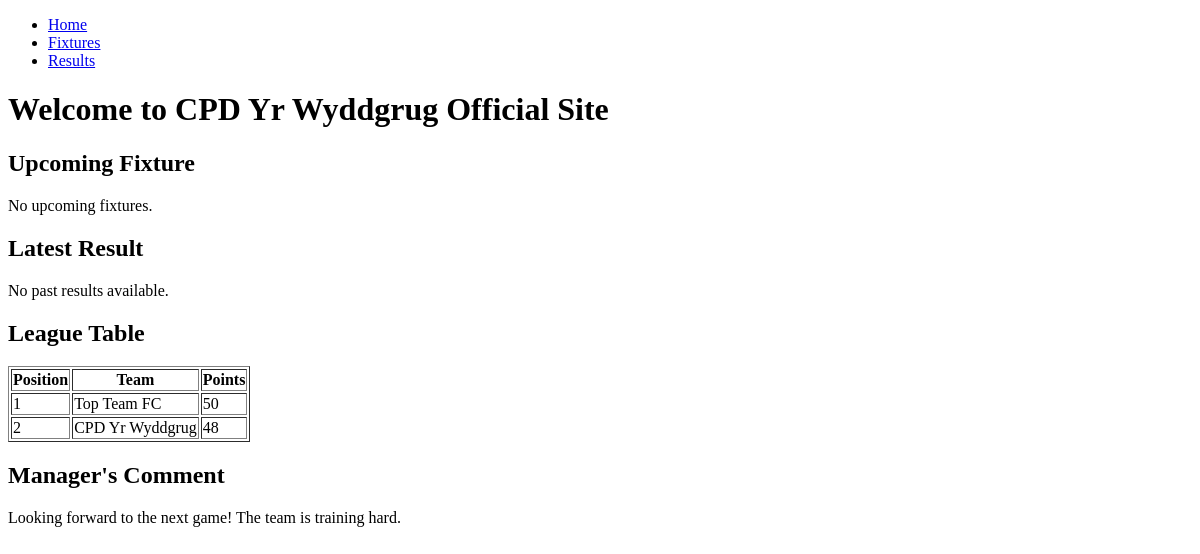
/, run on an earlier commit of the app's database.
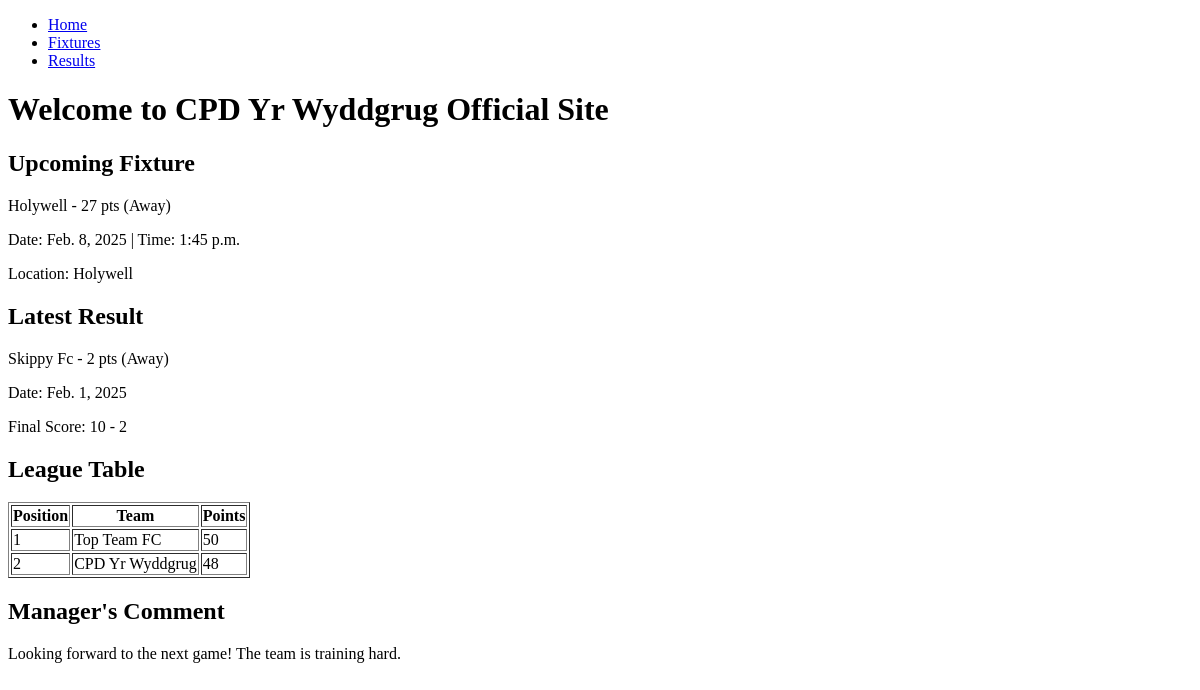
And on a later commit of the database.
### team/models.py (models this page shows, shortened)
class Fixture(models.Model):
    HOME_OR_AWAY = [
        ('H', 'Home'),
        ('A', 'Away'),
    ]
    opponent = models.ForeignKey("Team", on_delete=models.SET_NULL, null=True, blank=True)
    date = models.DateField()
    time = models.TimeField()
    location = models.CharField(max_length=100)
    home_or_away = models.CharField(max_length=1, choices=HOME_OR_AWAY)
    goals_for = models.PositiveIntegerField(null=True, blank=True)
    goals_against = models.PositiveIntegerField(null=True, blank=True)
    match_completed = models.BooleanField(default=False)

class Team(models.Model):
    name = models.CharField(max_length=100, default="CPD Yr Wyddgrug")
    manager = models.CharField(max_length=100)
    home_ground = models.CharField(max_length=100)
    founded_year = models.PositiveIntegerField()
    logo = models.ImageField(upload_to='team_logos/', blank=True, null=True)
    games_played = models.PositiveIntegerField(default=0)
    wins = models.PositiveIntegerField(default=0)
    draws = models.PositiveIntegerField(default=0)
    losses = models.PositiveIntegerField(default=0)
    goals_for = models.PositiveIntegerField(default=0)
    goals_against = models.PositiveIntegerField(default=0)
    points = models.PositiveIntegerField(default=0)
    def __str__(self):
        return f"{self.name} - {self.points} pts"

### team/views.py (the view)
# urls.py: path('', homepage, name='homepage'),
def homepage(request):
    team = Team.objects.first()
    upcoming_fixture = Fixture.objects.filter(match_completed=False).order_by('date', 'time').first()
    latest_result = Fixture.objects.filter(match_completed=True).order_by('-date', '-time').first()
    league_table = [
        {"position": 1, "team": "Top Team FC", "points": 50},
        {"position": 2, "team": "CPD Yr Wyddgrug", "points": 48},
    ]
    managers_comment = "Looking forward to the next game! The team is training hard."
    context = {
        "team": team,
        "upcoming_fixture": upcoming_fixture,
        "latest_result": latest_result,
        "league_table": league_table,
        "managers_comment": managers_comment
    }
    return render(request, "team/homepage.html", context)

### team/templates/team/homepage.html
{% extends "team/base.html" %}
{% block content %}
    <header>
        <h1>Welcome to CPD Yr Wyddgrug Official Site</h1>
    </header>
    <section>
        <h2>Upcoming Fixture</h2>
        {% if upcoming_fixture %}
            <p>
                {{ upcoming_fixture.opponent }}
                {% if upcoming_fixture.home_or_away == "H" %} (Home) {% else %} (Away) {% endif %}
            </p>
            <p>Date: {{ upcoming_fixture.date }} | Time: {{ upcoming_fixture.time }}</p>
            <p>Location: {{ upcoming_fixture.location }}</p>
        {% else %}
            <p>No upcoming fixtures.</p>
        {% endif %}
    </section>
    <section>
        <h2>Latest Result</h2>
        {% if latest_result %}
            <p>
                {{ latest_result.opponent }}
                {% if latest_result.home_or_away == "H" %} (Home) {% else %} (Away) {% endif %}
            </p>
            <p>Date: {{ latest_result.date }}</p>
            <p>Final Score: {{ latest_result.goals_for }} - {{ latest_result.goals_against }}</p>
        {% else %}
            <p>No past results available.</p>
        {% endif %}
    </section>
    <section>
        <h2>League Table</h2>
        <table border="1">
            <tr>
                <th>Position</th>
                <th>Team</th>
                <th>Points</th>
            </tr>
            {% for team in league_table %}
            <tr>
                <td>{{ team.position }}</td>
                <td>{{ team.team }}</td>
                <td>{{ team.points }}</td>
            </tr>
            {% endfor %}
        </table>
    </section>
    <section>
        <h2>Manager's Comment</h2>
        <p>{{ managers_comment }}</p>
    </section>
{% endblock %}

### team/templates/team/base.html (shortened to what this page needs)
<!DOCTYPE html>
<html lang="en">
<head>
</head>
<body>
    <nav>
        <ul>
            <li><a href="{% url 'homepage' %}">Home</a></li>
            <li><a href="{% url 'fixtures' %}">Fixtures</a></li>
            <li><a href="{% url 'results' %}">Results</a></li>
        </ul>
    </nav>
    {% block content %}{% endblock %}
</body>
</html>

What changed in the data, as far as the page shows it:
added Fixture: opponent "Holywell - 27 pts", date "Feb. 8, 2025", time "1:45 p.m.", location "Holywell"
added Fixture: opponent "Skippy Fc - 2 pts", date "Feb. 1, 2025", goals_for "10", goals_against "2"
Also different on the page:
text no longer shown: "No upcoming fixtures. No past results available."
text now shown: "(Away) Date: | Time: Location: (Away) Date: Final Score: -"
